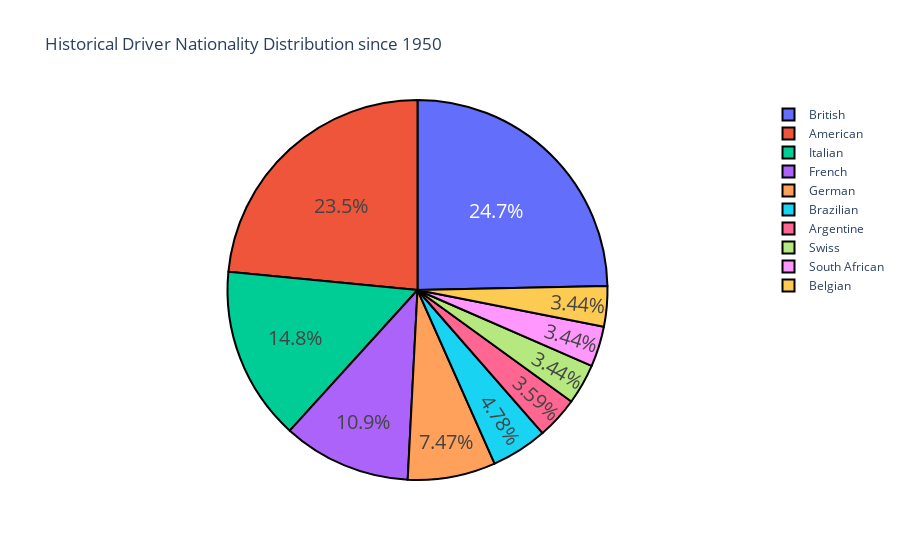

Notebook cell for this chart:
### Markdown cell above
## Nationalities

### Code cell
driver_nationality = drivers.groupby('nationality')['nationality'].count().sort_values(ascending = False).reset_index(name = 'number of drivers')
fig = go.Figure(data=[go.Pie(labels=driver_nationality.nationality.head(10), values=driver_nationality['number of drivers'])])
fig.update_traces(textfont_size=20,
                  marker=dict(line=dict(color='#000000', width=2)))
fig.update_layout(
    title="Historical Driver Nationality Distribution since 1950")
fig.show()

### Figure 1 — Plotly figure (JSON) as saved in the notebook; plotly's stock layout.template omitted (floating-point values rounded to 4 significant figures)
{"data": [{"labels": ["British", "American", "Italian", "French", "German", "Brazilian", "Argentine", "Swiss", "South African", "Belgian"], "marker": {"line": {"color": "#000000", "width": 2}}, "textfont": {"size": 20}, "type": "pie", "values": [165, 157, 99, 73, 50, 32, 24, 23, 23, 23, 20, 17, 17, 15, 15, 14, 10, 9, 9, 6, 5, 5, 4, 4, 4, 4, 4, 3, 3, 3, 2, 2, 1, 1, 1, 1, 1, 1, 1, 1, 1, 1]}], "layout": {"title": {"text": "Historical Driver Nationality Distribution since 1950"}}}
